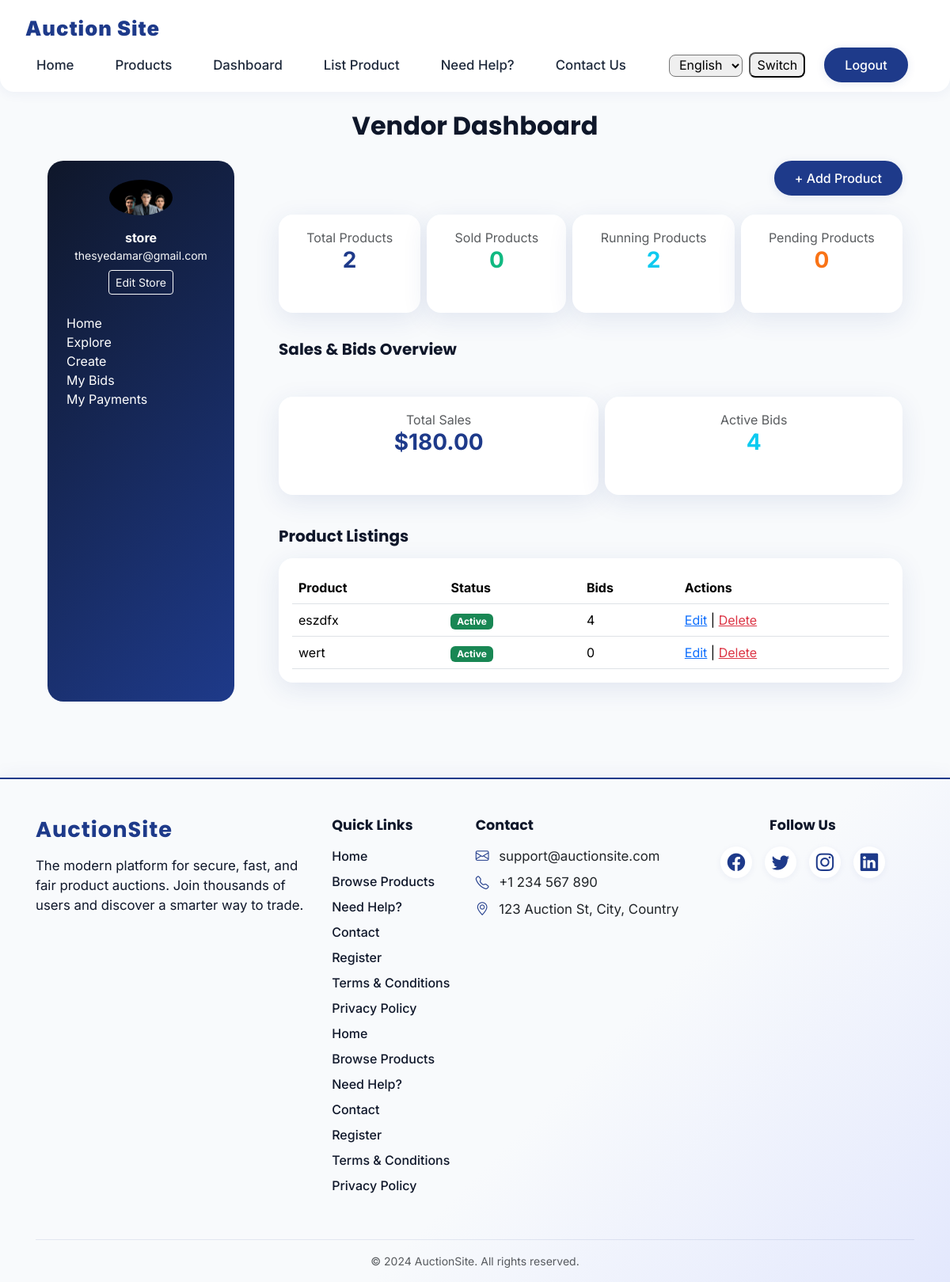
The page /dashboard/ (signed in) on the database its author committed.
### auctions/models.py (models this page shows, shortened)
class Profile(models.Model):
    USER_TYPE_CHOICES = (
        ('vendor', 'Vendor'),
        ('buyer', 'Buyer'),
    )
    user = models.OneToOneField(User, on_delete=models.CASCADE)
    user_type = models.CharField(max_length=10, choices=USER_TYPE_CHOICES, default='buyer')
    store_name = models.CharField(max_length=255, blank=True)
    store_logo = models.ImageField(upload_to='store_logos/', blank=True, null=True)
    store_email = models.EmailField(blank=True)
    store_phone = models.CharField(max_length=20, blank=True)
    store_description = models.TextField(blank=True)
    payment_settings = models.CharField(max_length=255, blank=True)

class Product(models.Model):
    seller = models.ForeignKey(User, on_delete=models.CASCADE, related_name='products')
    title = models.CharField(max_length=255)
    description = models.TextField()
    starting_bid = models.DecimalField(max_digits=10, decimal_places=2)
    image = models.ImageField(upload_to='product_images/', blank=True, null=True)
    created_at = models.DateTimeField(auto_now_add=True)
    is_active = models.BooleanField(default=True)
    auction_end = models.DateTimeField()
    CATEGORY_CHOICES = [
        ('electronics', 'Electronics'),
        ('smartphones', 'Smartphones'),
        ('fashion', 'Fashion'),
        ('home', 'Home'),
        ('other', 'Other'),
    ]
    category = models.CharField(max_length=32, choices=CATEGORY_CHOICES, default='other')
    CONDITION_CHOICES = [
        ('new', 'New'),
        ('like_new', 'Like New'),
        ('used', 'Used'),
        ('for_parts', 'For Parts'),
    ]
    condition = models.CharField(max_length=20, choices=CONDITION_CHOICES, default='used')

### auctions/views.py (the view)
# urls.py: path('dashboard/', auction_views.vendor_dashboard, name='vendor_dashboard'),
@user_passes_test(is_vendor)
def vendor_dashboard(request):
    products = Product.objects.filter(seller=request.user)
    total_sales = sum(
        bid.bid_amount for product in products for bid in product.bids.all()
    )
    active_bids = sum(product.bids.count() for product in products if product.is_active)
    total_products = products.count()
    sold_products = products.filter(is_active=False, bids__isnull=False).distinct().count()
    running_products = products.filter(is_active=True).count()
    pending_products = products.filter(is_active=False, bids__isnull=True).count()
    return render(request, 'auctions/vendor_dashboard.html', {
        'products': products,
        'total_sales': total_sales,
        'active_bids': active_bids,
        'total_products': total_products,
        'sold_products': sold_products,
        'running_products': running_products,
        'pending_products': pending_products,
        'page_title': _("Vendor Dashboard - Auction Site"),
    })

### auctions/templatetags/has_profile.py (called while the page is built)
@register.filter
def has_profile(user):
    return hasattr(user, 'profile')

### auctions/views.py (called while the page is built)
def is_vendor(user):
    return user.is_authenticated and hasattr(user, 'profile') and user.profile.user_type == 'vendor'

### auctions/templates/auctions/vendor_dashboard.html (shortened to what this page needs)
{% extends 'auctions/base.html' %}
{% block content %}
{% load i18n %}
<div class="container py-4 vendor-dashboard-container">
  <h2 class="fw-bold text-center mb-4">{% trans "Vendor Dashboard" %}</h2>
  <div class="row g-4">
    <div class="col-lg-3 mb-4">
      <div class="p-4 h-100" style="background: linear-gradient(135deg, var(--accent) 0%, var(--primary) 100%); color: #fff; border-radius: 20px;">
        <div class="text-center mb-4">
            {% if user.profile.store_logo %}
                <img src="{{ user.profile.store_logo.url }}" class="rounded-circle mb-2" width="80" alt="{% trans 'Store Logo' %}">
            {% else %}
                <img src="https://randomuser.me/api/portraits/women/44.jpg" class="rounded-circle mb-2" width="80" alt="{% trans 'Profile' %}">
            {% endif %}
            <div class="fw-bold mt-2">
                {% if user.profile.store_name %}
                    {{ user.profile.store_name }}
                {% else %}
                    {{ user.username }}
                {% endif %}
            </div>
            <div class="text-light small">
                {% if user.profile.store_email %}
                    {{ user.profile.store_email }}
                {% else %}
                    {{ user.email }}
                {% endif %}
            </div>
            <a href="{% url 'edit_store' %}" class="btn btn-outline-light btn-sm mt-2">{% trans "Edit Store" %}</a>
        </div>
        <a href="{% url 'home' %}" class="list-group-item list-group-item-action bg-transparent border-0">{% trans "Home" %}</a>
        <a href="{% url 'products' %}" class="list-group-item list-group-item-action bg-transparent border-0">{% trans "Explore" %}</a>
        <a href="{% url 'list_product' %}" class="list-group-item list-group-item-action bg-transparent border-0">{% trans "Create" %}</a>
        <a href="{% url 'my_bids' %}" class="list-group-item list-group-item-action bg-transparent border-0">{% trans "My Bids" %}</a>
        <a href="{% url 'vendor_payments' %}" class="list-group-item list-group-item-action bg-transparent border-0">{% trans "My Payments" %}</a>
      </div>
    </div>
    <div class="col-lg-9">
      <div class="d-flex justify-content-between align-items-center mb-4 flex-wrap gap-2">
        <a href="{% url 'list_product' %}" class="menu-btn primary">+ {% trans "Add Product" %}</a>
      </div>
      <div class="d-flex mb-4 justify-content-between align-items-stretch" style="gap: 0.5rem; flex-wrap: nowrap;">
        <div class="flex-fill" style="min-width:0;">
          <div class="glass-card p-3 text-center w-100">
            <div class="text-muted">{% trans "Total Products" %}</div>
            <div class="h3 fw-bold text-primary">{{ total_products }}</div>
          </div>
        </div>
        <div class="flex-fill" style="min-width:0;">
          <div class="glass-card p-3 text-center w-100">
            <div class="text-muted">{% trans "Sold Products" %}</div>
            <div class="h3 fw-bold text-success">{{ sold_products }}</div>
          </div>
        </div>
        <div class="flex-fill" style="min-width:0;">
          <div class="glass-card p-3 text-center w-100">
            <div class="text-muted">{% trans "Running Products" %}</div>
            <div class="h3 fw-bold text-info">{{ running_products }}</div>
          </div>
        </div>
        <div class="flex-fill" style="min-width:0;">
          <div class="glass-card p-3 text-center w-100">
            <div class="text-muted">{% trans "Pending Products" %}</div>
            <div class="h3 fw-bold text-warning">{{ pending_products }}</div>
          </div>
        </div>
      </div>
      <div style="height: 10px;"></div>
      <h5 class="fw-bold mb-3">{% trans "Sales & Bids Overview" %}</h5>
      <div class="d-flex mb-5 sales-bids-section" style="gap: 0.5rem; flex-wrap: nowrap;">
        <div class="flex-fill" style="min-width:0;">
          <div class="glass-card p-3 text-center w-100">
            <div class="text-muted">{% trans "Total Sales" %}</div>
            <div class="h3 fw-bold text-primary">${{ total_sales }}</div>
          </div>
        </div>
        <div class="flex-fill" style="min-width:0;">
          <div class="glass-card p-3 text-center w-100">
            <div class="text-muted">{% trans "Active Bids" %}</div>
            <div class="h3 fw-bold text-info">{{ active_bids }}</div>
          </div>
        </div>
      </div>
      <h5 class="fw-bold mb-3">{% trans "Product Listings" %}</h5>
      <div class="glass-card p-3 mb-4 product-listings-card dashboard-section">
        <table class="table align-middle mb-0">
          <thead>
            <tr>
              <th>{% trans "Product" %}</th>
              <th>{% trans "Status" %}</th>
              <th>{% trans "Bids" %}</th>
              <th>{% trans "Actions" %}</th>
            </tr>
          </thead>
          <tbody>
            {% for product in products %}
            <tr>
              <td>{{ product.title }}</td>
              <td>
                {% if product.is_active %}
                  <span class="badge bg-success">{% trans "Active" %}</span>
                {% else %}
                  <span class="badge bg-secondary">{% trans "Inactive" %}</span>
                {% endif %}
              </td>
              <td>{{ product.bids.count }}</td>
              <td>
                <a href="{% url 'edit_product' product.pk %}" class="link-primary">{% trans "Edit" %}</a> |
                <a href="{% url 'delete_product_dashboard' product.pk %}" class="link-danger">{% trans "Delete" %}</a>
              </td>
            </tr>
            {% empty %}
            <tr><td colspan="4">{% trans "No products listed yet." %}</td></tr>
            {% endfor %}
          </tbody>
        </table>
      </div>
    </div>
  </div>
</div>
{% endblock %}

### static/css/style.css (style rules this page uses)
:root { --primary: #1E3A8A; --secondary: #F4C95D; --accent: #0F172A; --bg-light: #F8FAFC; --text-dark: #1E293B; --text-light: #F1F5F9; --success: #10B981; --warning: #F97316; --error: #EF4444; }
body { font-family: 'Inter', 'Poppins', Arial, sans-serif; background: var(--bg-light); color: var(--text-dark); margin: 0; padding: 0; min-height: 100vh; }
h1, h2, h3, h4, h5, h6 { font-family: 'Poppins', 'Inter', Arial, sans-serif; color: var(--accent); margin-top: 0; }
.menu-btn { padding: 8px 24px; border-radius: 24px; font-weight: 500; font-size: 1rem; border: 2px solid var(--primary); background: #fff; color: var(--primary); transition: transform 0.3s cubic-bezier(.4,0,.2,1), background 0.3s cubic-bezier(.4,0,.2,1), color 0.3s cubic-bezier(.4,0,.2,1); cursor: pointer; text-decoration: none; box-shadow: 0 2px 8px rgba(30,58,138,0.04); }
.menu-btn.primary { background: var(--primary); color: #fff; border: 2px solid var(--primary); box-shadow: 0 2px 12px rgba(30,58,138,0.10); }
.text-primary { color: var(--primary) !important; }
.text-success { color: var(--success) !important; }
.text-warning { color: var(--warning) !important; }
.glass-card { background: rgba(255, 255, 255, 0.18); border-radius: 18px; box-shadow: 0 8px 32px 0 rgba(30, 58, 138, 0.18); backdrop-filter: blur(12px); -webkit-backdrop-filter: blur(12px); border: 1.5px solid rgba(255, 255, 255, 0.28); transition: transform 0.4s cubic-bezier(.4,0,.2,1), box-shadow 0.4s cubic-bezier(.4,0,.2,1); }
.btn { transition: transform 0.3s cubic-bezier(.4,0,.2,1), background 0.3s cubic-bezier(.4,0,.2,1), color 0.3s cubic-bezier(.4,0,.2,1); }
.container, .container-fluid { width: 100%; padding-right: 16px; padding-left: 16px; margin-right: auto; margin-left: auto; }
.card, .glass-card { display: flex; flex-direction: column; height: 100%; }
img, .card-img-top { max-width: 100%; height: auto; border-radius: 12px; }
.container { width: 100%; padding-right: 15px; padding-left: 15px; margin-right: auto; margin-left: auto; }
@media (min-width: 576px) { .container { max-width: 540px; } }
@media (min-width: 768px) { .container { max-width: 720px; } }
@media (min-width: 992px) { .container { max-width: 960px; } }
@media (min-width: 1200px) { .container { max-width: 1140px; } }
html, body { width: 100%; overflow-x: hidden; box-sizing: border-box; margin: 0; padding: 0; }
*, *:before, *:after { box-sizing: inherit; }
h1, h2, h3, h4, h5, h6 { word-break: break-word; }
.vendor-dashboard-container { max-width: 1200px; margin: 0 auto; padding-bottom: 48px; }
.vendor-dashboard-container .row { gap: 2rem !important; }
.vendor-dashboard-container .col-lg-3 { min-width: 260px; max-width: 320px; flex: 0 0 260px; }
.vendor-dashboard-container .col-lg-9 { min-width: 0; flex: 1 1 0%; }
.vendor-dashboard-container .glass-card { background: #fff !important; border-radius: 18px !important; box-shadow: 0 8px 32px 0 rgba(30, 58, 138, 0.10) !important; margin-bottom: 1.5rem !important; }
.vendor-dashboard-container .mb-5 { margin-bottom: 2.5rem !important; }
.vendor-dashboard-container .product-listings-card { height: auto !important; min-height: 120px; margin-bottom: 3rem !important; box-sizing: border-box; }
.vendor-dashboard-container .sales-bids-section { clear: both; margin-top: 3rem !important; position: relative; z-index: 1; }
.vendor-dashboard-container .glass-card { min-height: 100px; }

### rows shown on the page
Product: title "eszdfx", bids.count "4"
Product: title "wert", bids.count "0"

### other values the page prints
{{ user.profile.store_name }} "store"
{{ user.profile.store_email }} "thesyedamar@gmail.com"
{{ total_products }} "2"
{{ sold_products }} "0"
{{ running_products }} "2"
{{ pending_products }} "0"
{{ total_sales }} "180.00"
{{ active_bids }} "4"
{{ year|default:2024 }} "2024"
